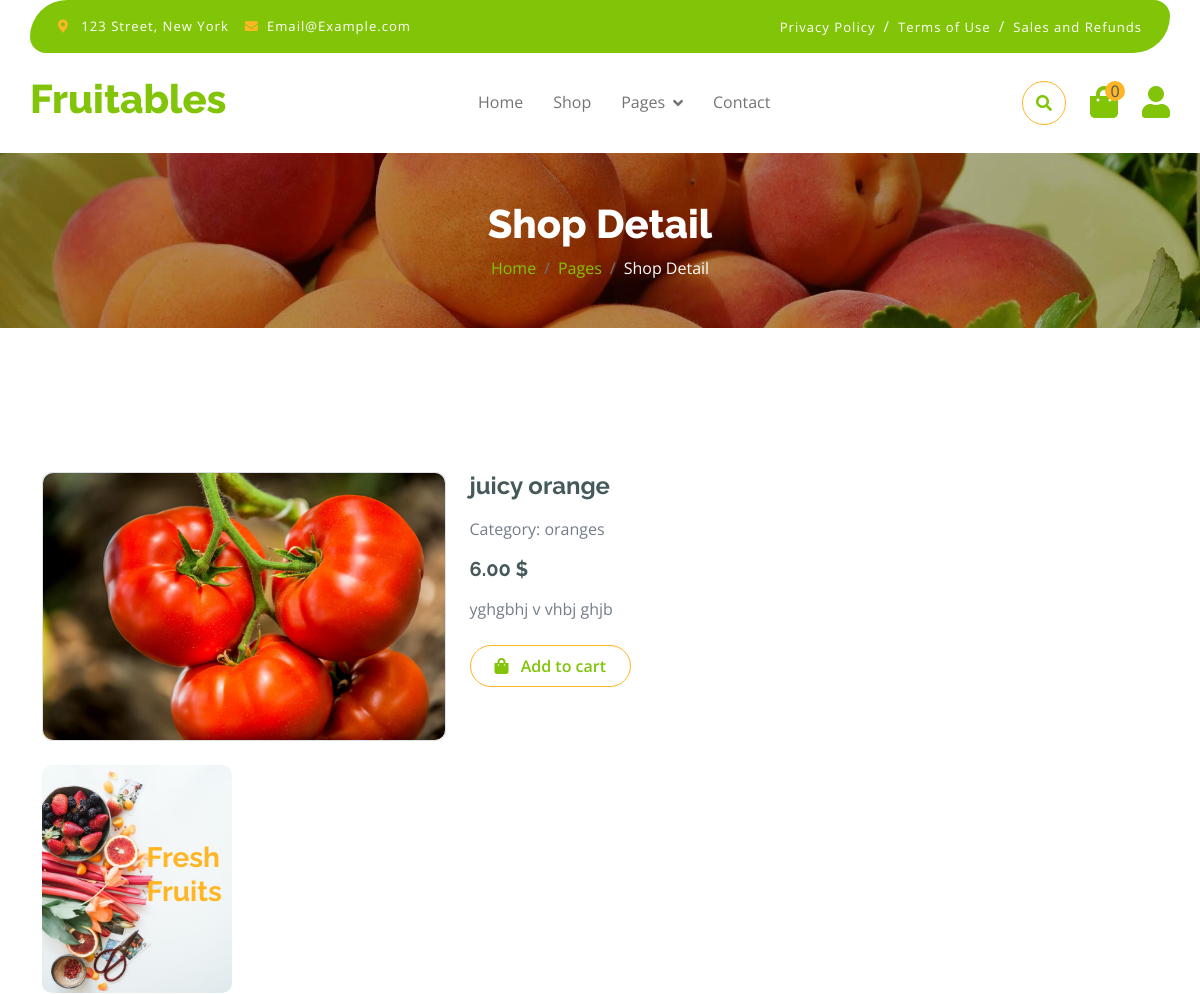
Before: /product/oranges/juicy-orange/ (upper part) with the older database file.
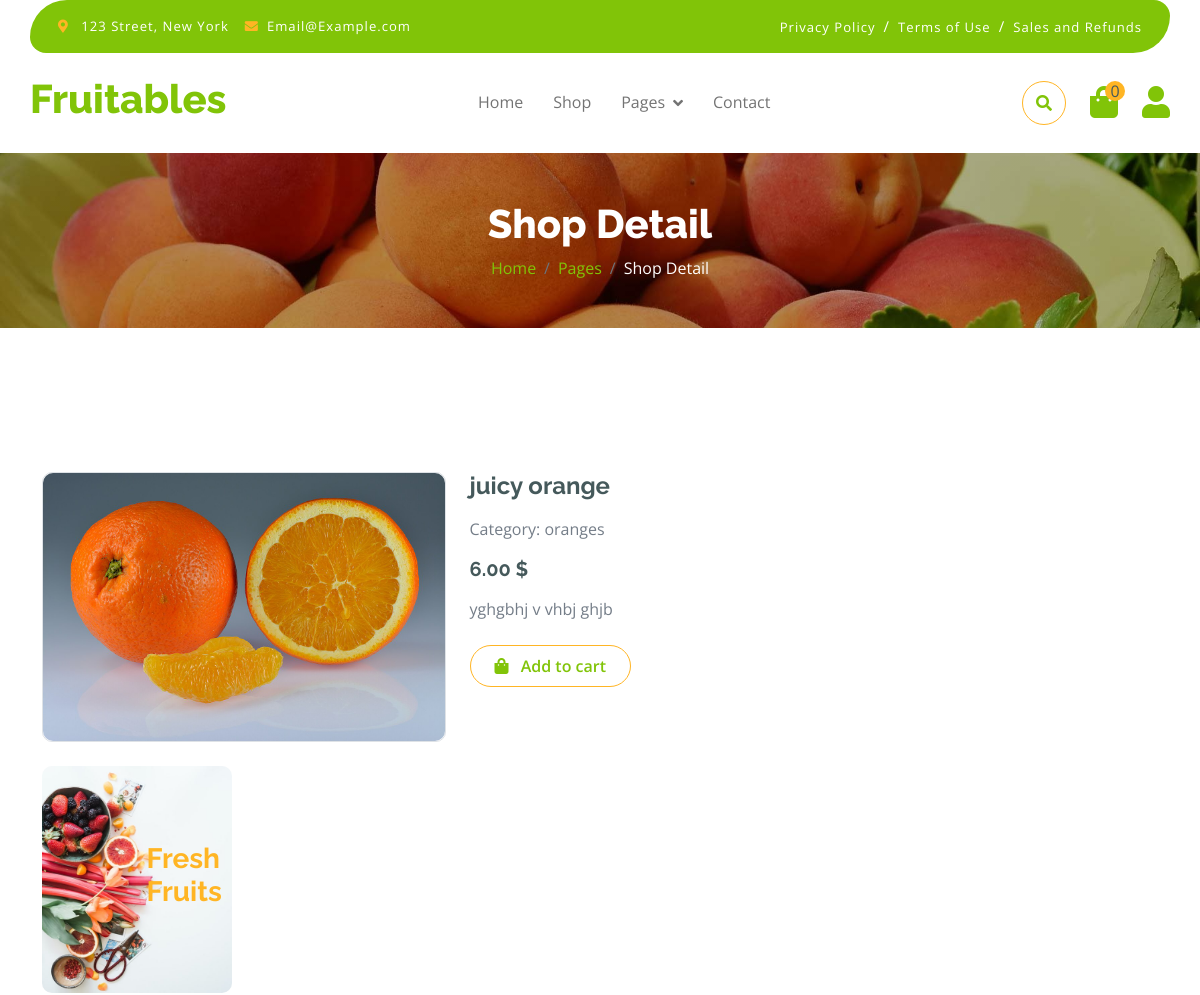
After: the same page with the newer database file.
### store/models.py (models this page shows, shortened)
class Product(models.Model):
    name = models.CharField(max_length=200)
    description = models.TextField()
    price = models.DecimalField(max_digits=10, decimal_places=2)
    product_image = VersatileImageField(upload_to='products/')
    slug = models.SlugField(unique=True)
    quantity = models.IntegerField(default=0)
    category = models.ForeignKey(Category, on_delete=models.CASCADE, related_name='products', null=True)
    tag = models.ManyToManyField(ProductTag, related_name='tags')

class Category(MPTTModel):
    category_name = models.CharField(max_length=100)
    slug = models.SlugField(unique=True, null=True)
    parent = TreeForeignKey('self', on_delete=models.CASCADE, null=True, blank=True, related_name='children')
    class MPTTMeta:
        order_insertion_by = ['category_name']
    class Meta:
        verbose_name_plural = "Categories"
    def __str__(self):
        return self.category_name

### store/views.py (the view)
# urls.py: path('product/<slug:slug>/<slug:product_slug>/', views.ProductDetailView.as_view(), name='product_detail'),
class ProductDetailView(DetailView):
    model = Product
    template_name = 'shop-detail.html'
    context_object_name = 'single_product'
    def get_object(self, queryset=None):
        slug = self.kwargs.get('slug')
        product_slug = self.kwargs.get('product_slug')
        return get_object_or_404(Product, category__slug=slug, slug=product_slug)
    def get_context_data(self, **kwargs):
        context = super().get_context_data(**kwargs)
        return context

### order/context_processors.py (called while the page is built)
def cart_items(request):
    total_items = 0
    if request.user.is_authenticated:
        cart, created = Cart.objects.get_or_create(user=request.user)
        total_items = sum(item.quantity for item in cart.items.all())
    return {
        'total_items': total_items,
    }

### templates/shop-detail.html (shortened to what this page needs)
{% extends 'base.html' %}
{% load static %}
{% block content %}
        <div class="container-fluid page-header py-5">
            <h1 class="text-center text-white display-6">Shop Detail</h1>
            <ol class="breadcrumb justify-content-center mb-0">
                <li class="breadcrumb-item"><a href="#">Home</a></li>
                <li class="breadcrumb-item"><a href="#">Pages</a></li>
                <li class="breadcrumb-item active text-white">Shop Detail</li>
            </ol>
        </div>
        <div class="container-fluid py-5 mt-5">
            <div class="container py-5">
                <div class="row g-4 mb-5">
                    <div class="col-lg-8 col-xl-9">
                        <div class="row g-4">
                            <div class="col-lg-6">
                                <div class="border rounded">
                                    <a href="#">
                                        <img src="{{ single_product.product_image.url }}" class="img-fluid rounded" alt="Image">
                                    </a>
                                </div>
                            </div>
                            <div class="col-lg-6">
                                <h4 class="fw-bold mb-3">{{ single_product.name }}</h4>
                                <p class="mb-3">Category: {{ single_product.category }}</p>
                                <h5 class="fw-bold mb-3">{{ single_product.price }} $</h5>
                                <p class="mb-4">{{ single_product.description }}</p>
                                <form method="POST" action="{% url 'add_to_cart' single_product.id %}">
                                    <button type="submit" class="btn border border-secondary rounded-pill px-4 py-2 mb-4 text-primary">
                                        <i class="fa fa-shopping-bag me-2 text-primary"></i> Add to cart
                                    </button>
                                </form>
                            </div>
                    <div class="col-lg-4 col-xl-3">
                        <div class="row g-4 fruite">
                            <div class="col-lg-12">
                                <div class="position-relative">
                                    <img src="{% static 'img/banner-fruits.jpg' %}" class="img-fluid w-100 rounded" alt="">
                                    <div class="position-absolute" style="top: 50%; right: 10px; transform: translateY(-50%);">
                                        <h3 class="text-secondary fw-bold">Fresh <br> Fruits</h3>
                                    </div>
                                </div>
                            </div>
                        </div>
                    </div>
                </div>
{% endblock %}

Changed rows visible on the page:
changed Product "juicy orange": product_image: a different picture
